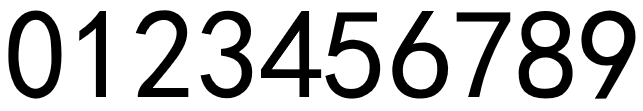
#> input picture TempleteMatchingNumberRecognition/HeiTiTemplete.png, 643 x 111 px
$ python ocr_templete_match.py
#> lines starting #> are read from the running program, lines starting #| are printed output that depends on the picture; after the words box and inside, x2 and y2 are one past the last pixel; in counts of white or black regions, pixels touching at a corner belong together
### TempleteMatchingNumberRecognition/myutils.py
import cv2

def sort_contours(cnts, method = 'left-to-right'):
    reverse = False
    i = 0

    if method == 'right-to-left' or method == 'bottom-to-top':
        reverse = True

    if method == 'top-to-bottom' or method == 'bottom-to-top':
        i = 1
    boundingBoxes = [cv2.boundingRect(c) for c in cnts]
    (cnts, boundingBoxes) = zip(*sorted(zip(cnts, boundingBoxes), key = lambda b: b[1][i], reverse=reverse))

    return cnts, boundingBoxes

#定义按比例放大缩小图像的函数
def resize(image, width=None, height=None, inter=cv2.INTER_AREA):
    dim = None
    (h, w) = image.shape[:2]
    if width is None and height is None:
        return image
    if width is None:
        r = height / float(h)        #计算出现在的高与原来的高的比
        dim = (int(w * r), height)    #得到对应图像宽高
    else:
        r = width / float(w)             #计算出现在的宽与原来的宽的比
        dim = (width, int(h * r))        #得到对应图像宽高
    resized = cv2.resize(image, dim, interpolation=inter)
    return resized

### TempleteMatchingNumberRecognition/ocr_templete_match.py
from imutils import contours
import numpy as np
import imutils
import cv2
import myutils

def cv_show(name, img):
    cv2.imshow(name, img)
    cv2.waitKey(0)
    cv2.destroyAllWindows()

if __name__ == '__main__':
    img = cv2.imread('HeiTiTemplete.png')
#> img is the input picture: shape (111, 643, 3); min 0, max 255, mean 192.8
    cv_show('img', img)
    # 灰度图
    ref = cv2.cvtColor(img, cv2.COLOR_BGR2GRAY)
    cv_show('ref', ref)
    # 二值图像
    ref = cv2.threshold(ref, 10, 255, cv2.THRESH_BINARY_INV)[1]
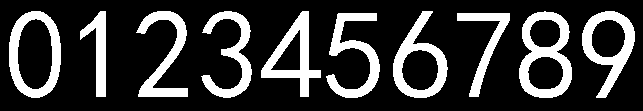
#> ref: shape (111, 643); 22.3% white; 10 white regions
    cv_show('ref', ref)
    # 计算轮廓
    refCnts, hierarchy = cv2.findContours(ref.copy(), cv2.RETR_EXTERNAL, cv2.CHAIN_APPROX_SIMPLE)
#> refCnts = 10 contours; largest, box (x1, y1, x2, y2) and area: (9, 11, 61, 98) 3618, (519, 11, 572, 98) 3555, (393, 11, 448, 98) 2731, (582, 11, 635, 98) 2580, (261, 11, 321, 97) 2143

    cv2.drawContours(img, refCnts, -1, (0, 0, 255), 3)
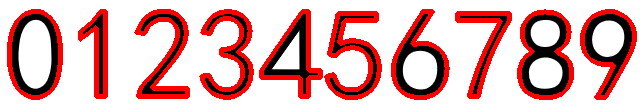
#> img: shape (111, 643, 3); 18.4% of pixels changed, all inside (x1, y1, x2, y2) = (7, 9, 637, 100)
    cv_show('img', img)
    # print(np.array(refCnts).shape)

    refCnts = myutils.sort_contours(refCnts, method = 'left-to-right')[0]
#> in sort_contours, `boundingBoxes = [cv2.boundingRect(c) for c in cnts]`: boundingBoxes = [(457, 13, 53, 84), (326, 13, 54, 85), (582, 11, 53, 87), (519, 11, 53, 87), (393, 11, 55, 87), (261, 11, 60, 86), (201, 11, 51, 87), (136, 11, 52, 86), (80, 11, 26, 86), (9, 11, 52, 87)]
#> in sort_contours, `(cnts, boundingBoxes) = zip(*sorted(zip(cnts, boundingBoxes), key = la..`: cnts has the same summary as refCnts outside sort_contours; boundingBoxes = ((9, 11, 52, 87), (80, 11, 26, 86), (136, 11, 52, 86), (201, 11, 51, 87), (261, 11, 60, 86), (326, 13, 54, 85), (393, 11, 55, 87), (457, 13, 53, 84), (519, 11, 53, 87), (582, 11, 53, 87))
    digits = {}

    for (i, c) in enumerate(refCnts):
        (x, y, w, h) = cv2.boundingRect(c)
        roi = ref[y: y+h, x: x+w]
        roi = cv2.resize(roi, (57, 88))

        digits[i] = roi
#> this loop made 10 passes
#> pass 1, `roi = cv2.resize(roi, (57, 88))`:
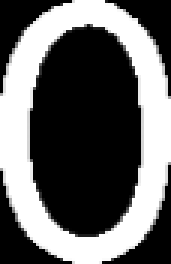
#> roi: shape (88, 57) (shown 3 times larger); min 0, max 255, mean 100.8
#> pass 2, `roi = cv2.resize(roi, (57, 88))`:
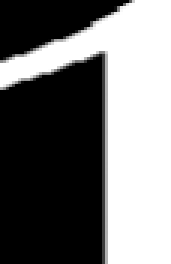
#> roi: shape (88, 57) (shown 3 times larger); min 0, max 255, mean 113.9
#> after the loop, digits = 10 items

    # 初始化卷积核
    rectKernel = cv2.getStructuringElement(cv2.MORPH_RECT, (9, 3))
    sqKernel = cv2.getStructuringElement(cv2.MORPH_RECT, (5, 5))

    # 读取输入图像，预处理
    image = cv2.imread('after_rotated_rgb.png')
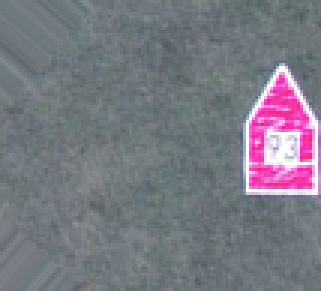
#> input picture TempleteMatchingNumberRecognition/after_rotated_rgb.png, 107 x 97 px (shown 3 times larger)
#> image is the input picture: shape (97, 107, 3); mean B, G, R 130.5, 120.8, 120.5
    cv_show('image', image)
    image = myutils.resize(image, width = 300)
    gray = cv2.cvtColor(image, cv2.COLOR_BGR2GRAY)
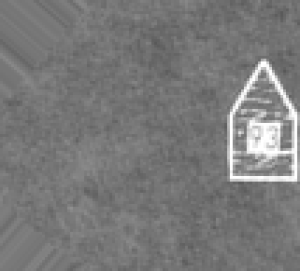
#> gray: shape (271, 300); min 88, max 255, mean 121.8
    cv_show('gray', gray)

    # 礼帽操作，突出更明亮的区域
    tophat = cv2.morphologyEx(gray, cv2.MORPH_TOPHAT, rectKernel)
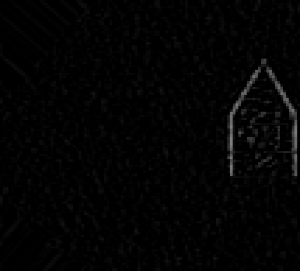
#> tophat: shape (271, 300); min 0, max 128, mean 3.5
    cv_show('tophat', tophat)
